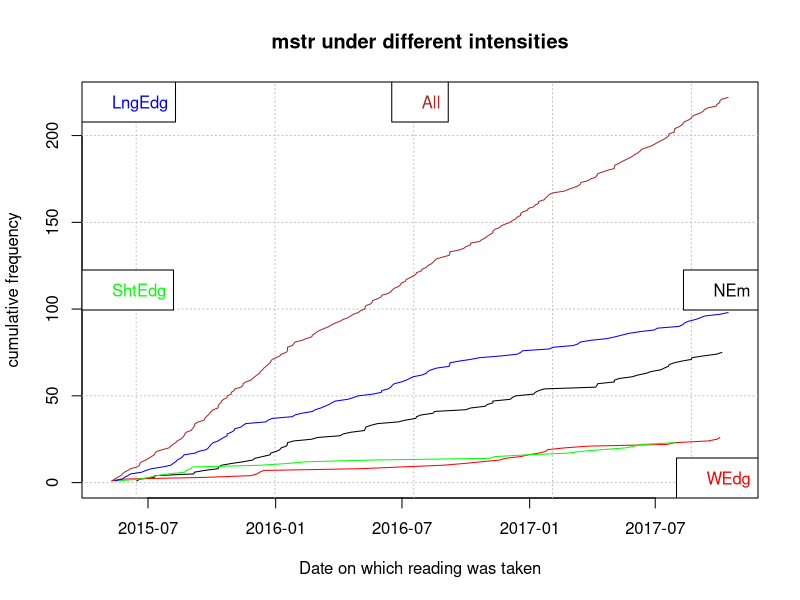

Recreate this plot in R.
# Author: Zaeem Yousaf
# Data taken: By himself
# Date: 21-10-2016
#-----------------------------
# this program generates graph after analysis of data0
# cumulative freq of intensity over period of time
#-----------------------------
# read data  and store into mstrData
mstrData=read.table(file="data0.txt",sep='\t',comment.char='#',
header=TRUE)
#-----------------------------
# format date and store into Dates
Dates=as.Date(mstrData$date,"%d/%m/%Y")	# date header name
#-----------------------------
# make list of dates of different intensity
# store intensity 0 Dates into dates0 and so on
# there are only four intensity levels 0..3
dates0=NULL
dates1=NULL
dates2=NULL
dates3=NULL
#----------
# make list of intensities and store into Ints
Ints=mstrData$intensity		# intensity is header name
#----------
loops=length(Dates)		# loops = number of entries
for(i in 1:loops){
	pIntensity=Ints[i]	# holds intensity on particular date
	pDate=as.character(Dates[i])	# particular corresponding date
	switch(pIntensity==0,(dates0[length(dates0)+1]=pDate))
	switch(pIntensity==1,(dates1[length(dates1)+1]=pDate))
	switch(pIntensity==2,(dates2[length(dates2)+1]=pDate))
	switch(pIntensity==3,(dates3[length(dates3)+1]=pDate))
}
# print(dates0)
# date0..3 are assigned their particular dates
#-----------------------------
# Empty plot with wise ranges
# Dates are on X-axis
# cumulative frequency is on Y-axis
# X-range minOfDates-7Day ... maxOfDates+7Day for good visibility purpose
# y-range 0 .. maxOfCumulative
daysList=c(length(dates0),length(dates1),length(dates2),length(dates3),length(Dates))
highFreq=max(daysList)
#---------
yinc=1
totalTics=highFreq/yinc+1
totalDays=as.integer((as.Date(max(Dates))+7)-(as.Date(min(Dates))-7))
xinc=totalDays/(totalTics-1)
#---------
# plotting
#------------ custom name
pdf(file="mstr.pdf")
plot(seq(as.Date(min(Dates))-7,as.Date(max(Dates))+7,xinc),seq(0,highFreq,yinc),type='n',
xlab="Date on which reading was taken",
ylab="cumulative frequency",main="mstr under different intensities")
#---------
# drawing grid
grid(col='grey')
#---------
lines(as.Date(Dates),1:length(Dates),col="brown")
legend("top","All", text.col='brown');
lines(as.Date(dates0),1:length(dates0),col='black')
legend("right","NEm",text.col='black')	# NEmission
lines(as.Date(dates1),1:length(dates1),col='red')
legend("bottomright","WEdg",text.col='red')	# Without Edging
lines(as.Date(dates2),1:length(dates2),col='green')
legend("left","ShtEdg",text.col='green')	# Short Edging
lines(as.Date(dates3),1:length(dates3),col='blue')
legend("topleft","LngEdg",text.col='blue')	# Long Edging
dev.off()	# closing pdf to save
#barplot(table(diff(dates0)))
print(dates0)
#barplot(table(diff(as.Date(dates3))))
